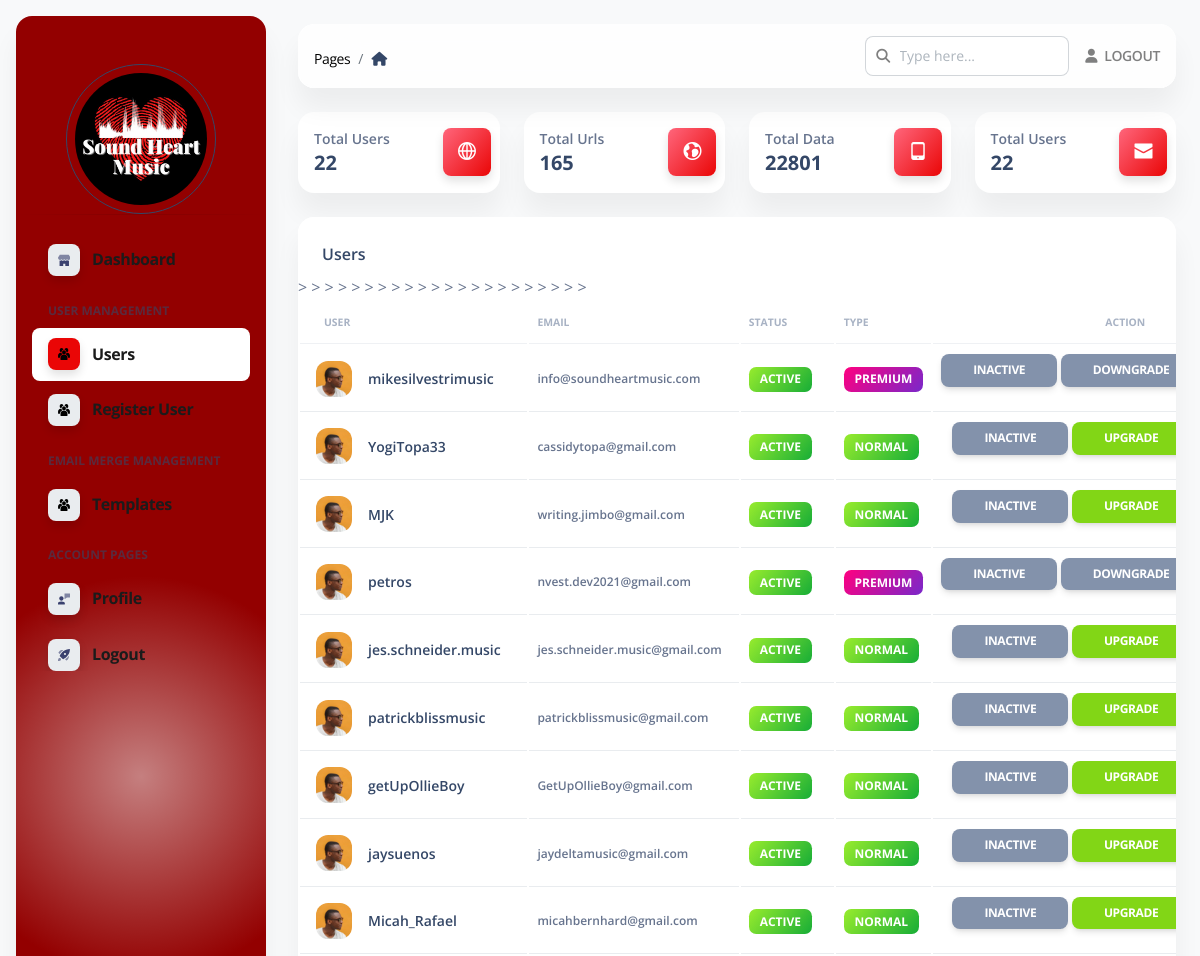
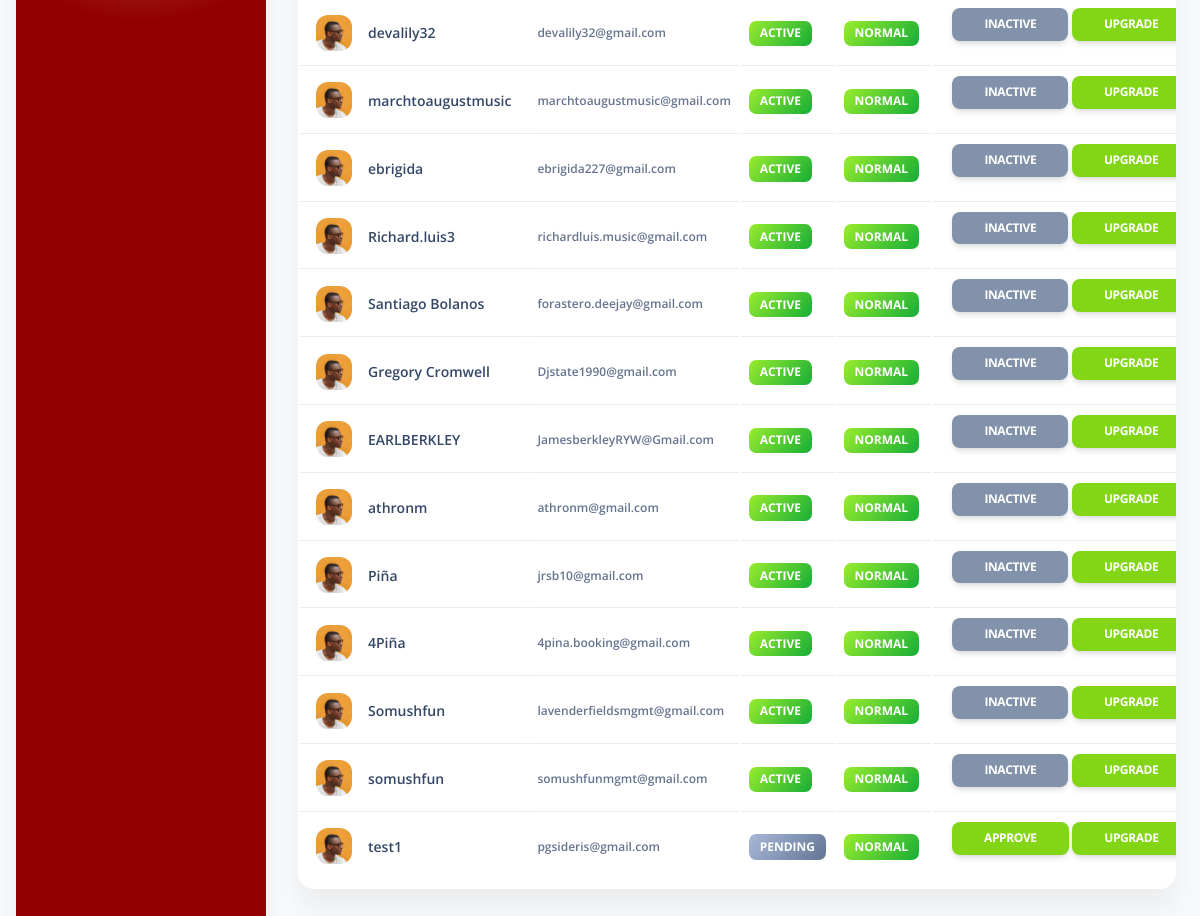
/admin/users (signed in), run on the app's committed database (2 pictures, top to bottom).
### apps/authentication/models.py (models this page shows, shortened)
class Users(db.Model, UserMixin):
    __tablename__ = 'Users'
    id            = db.Column(db.Integer, primary_key=True)
    username      = db.Column(db.String(255), unique=True, nullable=False)
    email         = db.Column(db.String(255), unique=True,  index=True)
    password      = db.Column(db.String(255))
    role          = db.Column(db.String(64), nullable=False, default='user')
    oauth_github  = db.Column(db.String(100), nullable=True)
    nylas_access_token = db.Column(db.String(32))
    api_token     = db.Column(db.String(100))
    api_token_ts  = db.Column(db.Integer)
    state         = db.Column(db.String(10))

### apps/home/routes.py (the view)
@blueprint.route('/admin/users', methods=['POST', 'GET'])
@login_required
@role_required('admin')
def admin_users():
    page_data = get_admin_data()
    users = Users.query.filter(Users.role != "admin").all()
    return render_template("home/admin_users.html",
                           segment='users', API_GENERATOR=len(API_GENERATOR),
                           page_data=page_data,
                           users=users
                           )

### apps/templates/home/admin_users.html (shortened to what this page needs)
{% extends 'layouts/admin.html' %}
{% block content %}
    <div class="container-fluid py-4">
        <div class="row">
            <div class="col-xl-3 col-sm-6 mb-xl-0 mb-4">
                <div class="card">
                    <div class="card-body p-3">
                        <div class="row">
                            <div class="col-8">
                                <div class="numbers">
                                    <p class="text-sm mb-0 text-capitalize font-weight-bold">Total Users</p>
                                    <h5 class="font-weight-bolder mb-0">
                                        {{ page_data['total_users'] }}
                                    </h5>
                                </div>
                            </div>
                            <div class="col-4 text-end">
                                <div class="icon icon-shape bg-gradient-danger shadow text-center border-radius-md">
                                    <i class="ni ni-world-2 text-lg opacity-10" aria-hidden="true"></i>
                                </div>
                            </div>
                        </div>
                    </div>
                </div>
            </div>
            <div class="col-xl-3 col-sm-6 mb-xl-0 mb-4">
                <div class="card">
                    <div class="card-body p-3">
                        <div class="row">
                            <div class="col-8">
                                <div class="numbers">
                                    <p class="text-sm mb-0 text-capitalize font-weight-bold">Total Urls</p>
                                    <h5 class="font-weight-bolder mb-0">
                                        {{ page_data['total_filters'] }}
                                    </h5>
                                </div>
                            </div>
                            <div class="col-4 text-end">
                                <div class="icon icon-shape bg-gradient-danger shadow text-center border-radius-md">
                                    <i class="ni ni-world text-lg opacity-10" aria-hidden="true"></i>
                                </div>
                            </div>
                        </div>
                    </div>
                </div>
            </div>
            <div class="col-xl-3 col-sm-6 mb-xl-0 mb-4">
                <div class="card">
                    <div class="card-body p-3">
                        <div class="row">
                            <div class="col-8">
                                <div class="numbers">
                                    <p class="text-sm mb-0 text-capitalize font-weight-bold">Total Data</p>
                                    <h5 class="font-weight-bolder mb-0">
                                        {{ page_data['services'] }}
                                    </h5>
                                </div>
                            </div>
                            <div class="col-4 text-end">
                                <div class="icon icon-shape bg-gradient-danger shadow text-center border-radius-md">
                                    <i class="ni ni-mobile-button text-lg opacity-10" aria-hidden="true"></i>
                                </div>
                            </div>
                        </div>
                    </div>
                </div>
            </div>
            <div class="col-xl-3 col-sm-6">
                <div class="card">
                    <div class="card-body p-3">
                        <div class="row">
                            <div class="col-8">
                                <div class="numbers">
                                    <p class="text-sm mb-0 text-capitalize font-weight-bold">Total Users</p>
                                    <h5 class="font-weight-bolder mb-0">
                                        {{ page_data['total_users'] }}
                                    </h5>
                                </div>
                            </div>
                            <div class="col-4 text-end">
                                <div class="icon icon-shape bg-gradient-danger shadow text-center border-radius-md">
                                    <i class="ni ni-email-83 text-lg opacity-10" aria-hidden="true"></i>
                                </div>
                            </div>
                        </div>
                    </div>
                </div>
            </div>
        </div>
        <div class="row py-4">
            <div class="col-12">
                <div class="card mb-4">
                    <div class="card-header pb-0">
                        <h6>Users</h6>
                    </div>
                    <div class="card-body px-0 pt-0 pb-2">
                        <div class="table-responsive p-0">
                            {% if users %}
                                <table class="table align-items-center mb-0">
                                    <thead>
                                    <tr>
                                        <th class="text-uppercase text-secondary text-xxs font-weight-bolder opacity-7">
                                            User
                                        </th>
                                        <th class="text-uppercase text-secondary text-xxs font-weight-bolder opacity-7 ps-2">
                                            Email
                                        </th>
                                        <th class="text-uppercase text-secondary text-xxs font-weight-bolder opacity-7 ps-2">
                                            Status
                                        </th>
                                        <th class="text-uppercase text-secondary text-xxs font-weight-bolder opacity-7 ps-2">
                                            Type
                                        </th>
                                        <th class="text-center text-uppercase text-secondary text-xxs font-weight-bolder opacity-7">
                                            Action
                                        </th>
                                    </tr>
                                    </thead>
                                    <tbody>
                                    {% for user in users %}
                                        <tr>
                                            <td>
                                                <div class="d-flex px-2 py-1">
                                                    <div>
                                                        <img src="{{ config.ASSETS_ROOT }}/img/team-2.jpg"
                                                             class="avatar avatar-sm me-3" alt="user1">
                                                    </div>
                                                    <div class="d-flex flex-column justify-content-center">
                                                        <h6 class="mb-0 text-sm">{{ user.username }}</h6>
                                                    </div>
                                                </div>
                                            </td>
                                            <td>
                                                <p class="text-xs font-weight-bold mb-0">{{ user.email }}</p>
                                            </td>
                                            <td>
                                                {% if user.state == 'pending' %}
                                                    <span class="badge badge-sm bg-gradient-secondary">Pending</span>
                                                {% else %}
                                                    <span class="badge badge-sm bg-gradient-success">Active</span>
                                                {% endif %}
                                            </td>>
                                            <td>
                                                {% if user.role == 'user' %}
                                                    <span class="badge badge-sm bg-gradient-success">Normal</span>
                                                {% else %}
                                                    <span class="badge badge-sm bg-gradient-primary">Premium</span>
                                                {% endif %}
                                            </td>
                                            <td class="align-middle text-center text-sm">
                                                {% if user.state == 'pending' %}
                                                    <a href="/admin/users/approve/{{ user.id }}" class="btn btn-sm btn-success">Approve</a>
                                                {% else %}
                                                    <a href="/admin/users/inactive/{{ user.id }}" class="btn btn-sm btn-secondary">Inactive</a>
                                                {% endif %}
                                                {% if user.role == 'user' %}
                                                    <a href="/admin/users/upgrade/{{ user.id }}" class="btn btn-sm btn-success ">Upgrade</a>
                                                {% else %}
                                                    <a href="/admin/users/downgrade/{{ user.id }}" class="btn btn-sm btn-secondary">Downgrade</a>
                                                {% endif %}
                                            </td>
                                        </tr>
                                    {% endfor %}
                                    </tbody>
                                </table>
                            {% endif %}
                        </div>
                    </div>
                </div>
            </div>
        </div>
    </div>
{% endblock content %}

### data on the page
Users: username "mikesilvestrimusic", email "info@soundheartmusic.com", state "ACTIVE", role "PREMIUM"
Users: username "YogiTopa33", email "cassidytopa@gmail.com", state "ACTIVE", role "NORMAL"
Users: username "MJK", email "writing.jimbo@gmail.com", state "ACTIVE", role "NORMAL"
Users: username "petros", email "nvest.dev2021@gmail.com", state "ACTIVE", role "PREMIUM"
Users: username "jes.schneider.music", email "jes.schneider.music@gmail.com", state "ACTIVE", role "NORMAL"
Users: username "patrickblissmusic", email "patrickblissmusic@gmail.com", state "ACTIVE", role "NORMAL"
Users: username "getUpOllieBoy", email "GetUpOllieBoy@gmail.com", state "ACTIVE", role "NORMAL"
Users: username "jaysuenos", email "jaydeltamusic@gmail.com", state "ACTIVE", role "NORMAL"
Users: username "Micah_Rafael", email "micahbernhard@gmail.com", state "ACTIVE", role "NORMAL"
Users: username "devalily32", email "devalily32@gmail.com", state "ACTIVE", role "NORMAL"
Users: username "marchtoaugustmusic", email "marchtoaugustmusic@gmail.com", state "ACTIVE", role "NORMAL"
Users: username "ebrigida", email "ebrigida227@gmail.com", state "ACTIVE", role "NORMAL"
Users: username "Richard.luis3", email "richardluis.music@gmail.com", state "ACTIVE", role "NORMAL"
Users: username "Santiago Bolanos", email "forastero.deejay@gmail.com", state "ACTIVE", role "NORMAL"
Users: username "Gregory Cromwell", email "Djstate1990@gmail.com", state "ACTIVE", role "NORMAL"
Users: username "EARLBERKLEY", email "JamesberkleyRYW@Gmail.com", state "ACTIVE", role "NORMAL"
Users: username "athronm", email "athronm@gmail.com", state "ACTIVE", role "NORMAL"
Users: username "Piña", email "jrsb10@gmail.com", state "ACTIVE", role "NORMAL"
Users: username "4Piña", email "4pina.booking@gmail.com", state "ACTIVE", role "NORMAL"
Users: username "Somushfun", email "lavenderfieldsmgmt@gmail.com", state "ACTIVE", role "NORMAL"
Users: username "somushfun", email "somushfunmgmt@gmail.com", state "ACTIVE", role "NORMAL"
Users: username "test1", email "pgsideris@gmail.com", state "PENDING", role "NORMAL"

### other printed values
{{ page_data['total_users'] }} "22"
{{ page_data['total_filters'] }} "165"
{{ page_data['services'] }} "22801"
